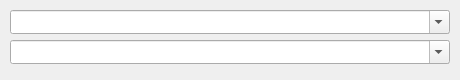
<?xml version="1.0" encoding="UTF-8"?>
<ui version="4.0">
 <class>nEventTriggers</class>
 <widget class="QWidget" name="nEventTriggers">
  <property name="geometry">
   <rect>
    <x>0</x>
    <y>0</y>
    <width>460</width>
    <height>80</height>
   </rect>
  </property>
  <property name="windowTitle">
   <string>Event triggers</string>
  </property>
  <property name="toolTip">
   <string>Event triggers</string>
  </property>
  <property name="statusTip">
   <string>Event triggers</string>
  </property>
  <property name="whatsThis">
   <string>Event triggers</string>
  </property>
  <widget class="QComboBox" name="StartTrigger">
   <property name="geometry">
    <rect>
     <x>10</x>
     <y>10</y>
     <width>440</width>
     <height>24</height>
    </rect>
   </property>
   <property name="toolTip">
    <string>Start trigger</string>
   </property>
   <property name="statusTip">
    <string>Start trigger</string>
   </property>
   <property name="whatsThis">
    <string>Start trigger</string>
   </property>
   <property name="editable">
    <bool>true</bool>
   </property>
  </widget>
  <widget class="QComboBox" name="FinishTrigger">
   <property name="geometry">
    <rect>
     <x>10</x>
     <y>40</y>
     <width>440</width>
     <height>24</height>
    </rect>
   </property>
   <property name="toolTip">
    <string>Finish trigger</string>
   </property>
   <property name="statusTip">
    <string>Finish trigger</string>
   </property>
   <property name="whatsThis">
    <string>Finish trigger</string>
   </property>
   <property name="editable">
    <bool>true</bool>
   </property>
  </widget>
 </widget>
 <resources/>
 <connections/>
</ui>
